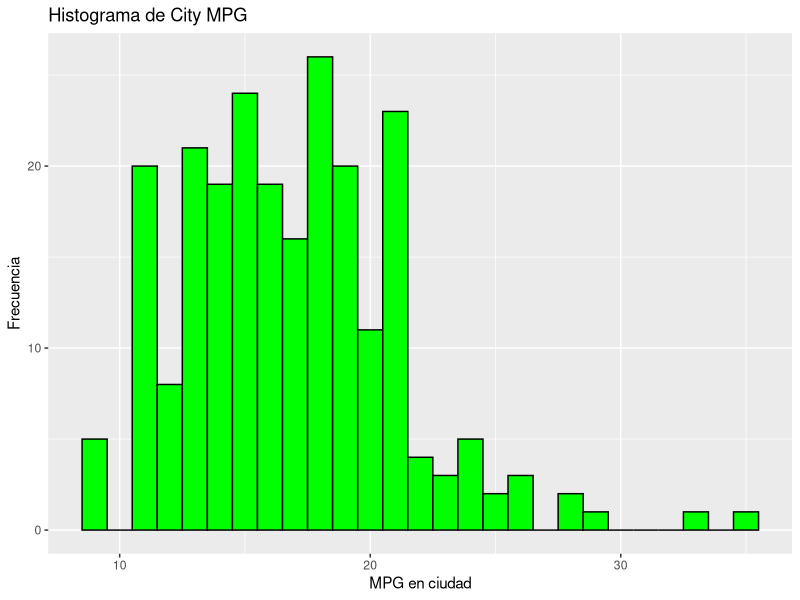
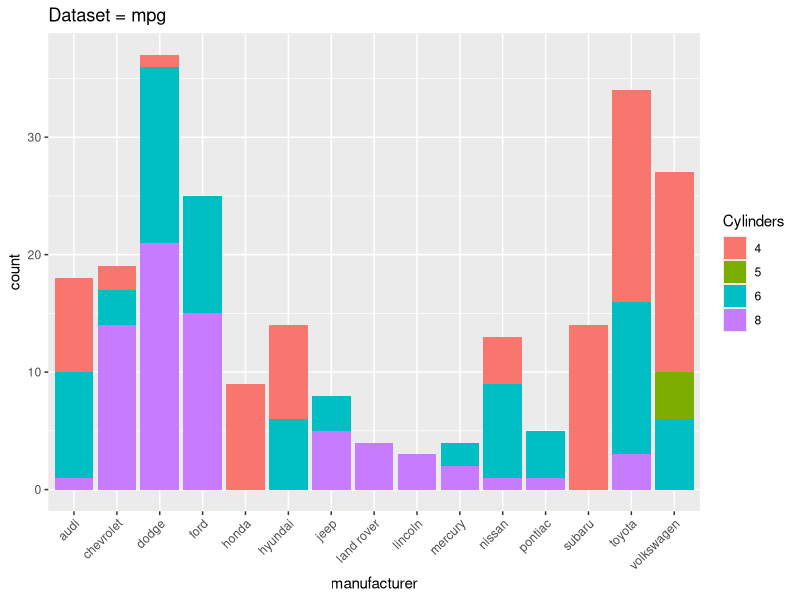
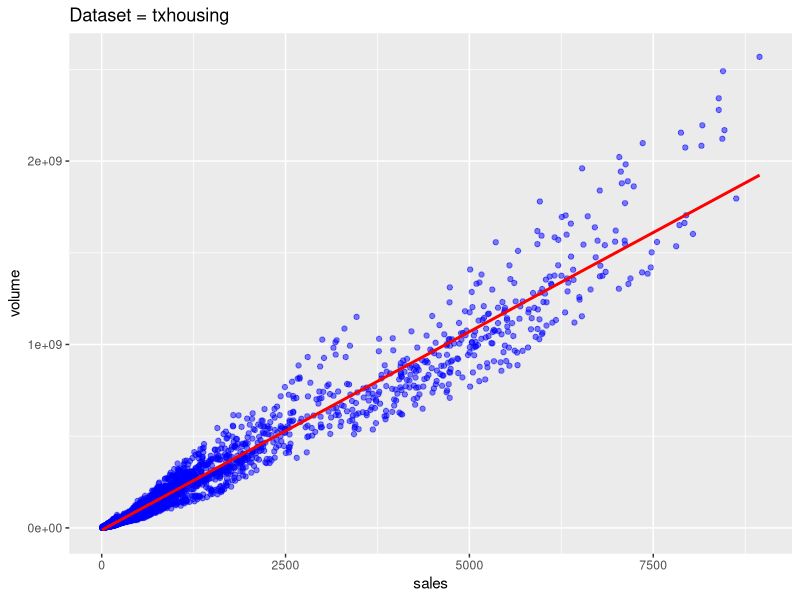

Reproduce these figures in R, in order.
# ----------------------- EJERCICIO 1 ------------------------------------

# Cargar librerías
library(ggplot2)

# Grafico de tipo histograma
ggplot(mpg, aes(x = cty)) +
  geom_histogram(binwidth = 1, fill = "green", color = "black") +
  labs(title = "Histograma de City MPG", x = "MPG en ciudad", y = "Frecuencia")



# ----------------------- EJERCICIO 2 ------------------------------------

ggplot(mpg, aes(x = manufacturer, fill = factor(cyl))) +
  geom_bar() +
  labs(title = "Dataset = mpg", x = "manufacturer", y = "count", fill = "Cylinders") +
  theme(axis.text.x = element_text(angle = 45, hjust = 1))  



# ----------------------- EJERCICIO 3 ------------------------------------

# Grafico de dispersión con línea de suavización

ggplot(txhousing, aes(x = sales, y = volume)) +
  geom_point(color = "blue", alpha = 0.5) +  # Puntos azules
  geom_smooth(method = "lm", color = "red") +  # Línea de tendencia
  labs(title = "Dataset = txhousing", x = "sales", y = "volume")
